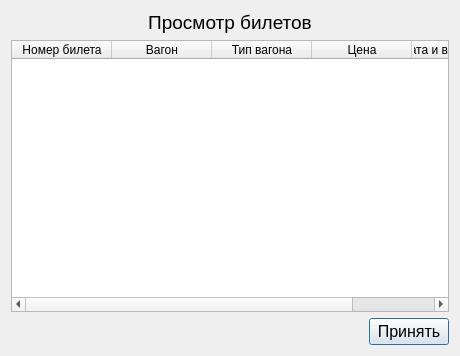
<?xml version="1.0" encoding="UTF-8"?>
<ui version="4.0">
 <class>Dialog_ShowTickets</class>
 <widget class="QDialog" name="Dialog_ShowTickets">
  <property name="geometry">
   <rect>
    <x>0</x>
    <y>0</y>
    <width>460</width>
    <height>356</height>
   </rect>
  </property>
  <property name="windowTitle">
   <string>Dialog</string>
  </property>
  <layout class="QVBoxLayout" name="verticalLayout">
   <item>
    <widget class="QLabel" name="mainLabel">
     <property name="font">
      <font>
       <pointsize>14</pointsize>
      </font>
     </property>
     <property name="text">
      <string>Просмотр билетов</string>
     </property>
     <property name="alignment">
      <set>Qt::AlignCenter</set>
     </property>
    </widget>
   </item>
   <item>
    <widget class="QTableWidget" name="tableTickets">
     <property name="editTriggers">
      <set>QAbstractItemView::NoEditTriggers</set>
     </property>
     <property name="selectionBehavior">
      <enum>QAbstractItemView::SelectRows</enum>
     </property>
     <attribute name="horizontalHeaderStretchLastSection">
      <bool>true</bool>
     </attribute>
     <column>
      <property name="text">
       <string>Номер билета</string>
      </property>
     </column>
     <column>
      <property name="text">
       <string>Вагон</string>
      </property>
     </column>
     <column>
      <property name="text">
       <string>Тип вагона</string>
      </property>
     </column>
     <column>
      <property name="text">
       <string>Цена</string>
      </property>
     </column>
     <column>
      <property name="text">
       <string>Дата и время покупки</string>
      </property>
     </column>
    </widget>
   </item>
   <item>
    <layout class="QHBoxLayout" name="horizontalLayout_2">
     <item>
      <spacer name="horizontalSpacer">
       <property name="orientation">
        <enum>Qt::Horizontal</enum>
       </property>
       <property name="sizeHint" stdset="0">
        <size>
         <width>40</width>
         <height>20</height>
        </size>
       </property>
      </spacer>
     </item>
     <item>
      <widget class="QPushButton" name="accept">
       <property name="font">
        <font>
         <pointsize>12</pointsize>
        </font>
       </property>
       <property name="text">
        <string>Принять</string>
       </property>
      </widget>
     </item>
    </layout>
   </item>
  </layout>
 </widget>
 <resources/>
 <connections>
  <connection>
   <sender>accept</sender>
   <signal>clicked()</signal>
   <receiver>Dialog_ShowTickets</receiver>
   <slot>accept()</slot>
   <hints>
    <hint type="sourcelabel">
     <x>409</x>
     <y>332</y>
    </hint>
    <hint type="destinationlabel">
     <x>229</x>
     <y>177</y>
    </hint>
   </hints>
  </connection>
 </connections>
</ui>
